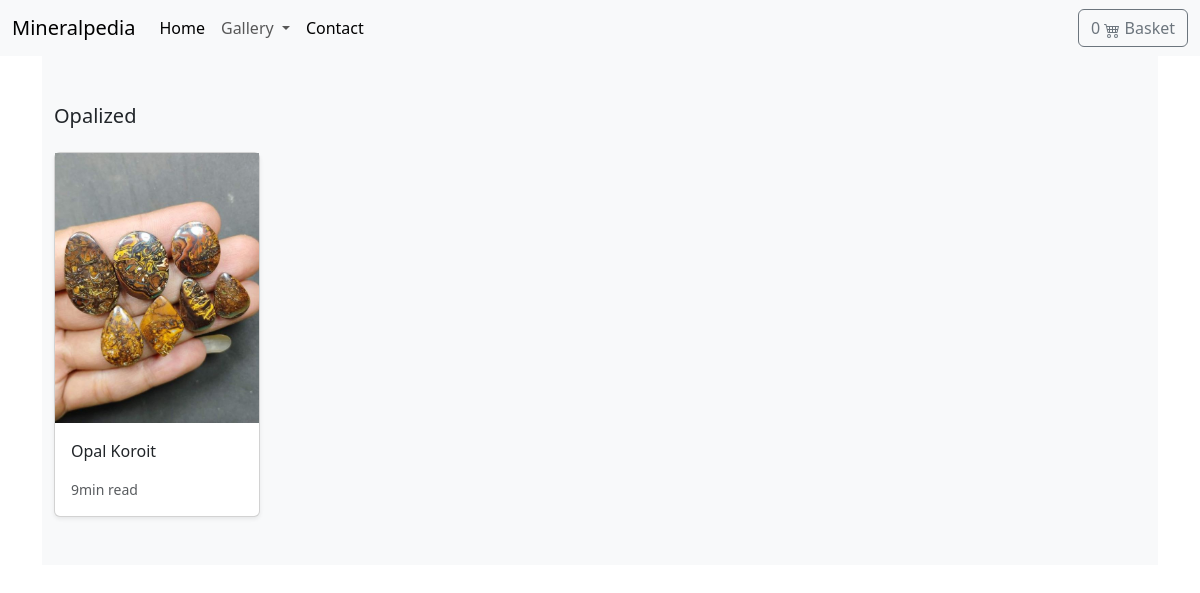
The page /category/opalized/ on the database its author committed.
### store/models.py (models this page shows, shortened)
class Category(models.Model):
    name = models.CharField(max_length=255, db_index=True)
    slug = models.SlugField(max_length=255, unique=True)
    class Meta:
        verbose_name_plural = 'categories'

class Product(models.Model):
    category = models.ForeignKey(
        Category, related_name='product', on_delete=models.CASCADE)
    created_by = models.ForeignKey(
        User, on_delete=models.CASCADE, related_name='product_creator')
    title = models.CharField(max_length=255)
    author = models.CharField(max_length=255, default='admin')
    description = models.TextField(blank=True)
    image = models.ImageField(
        upload_to='images/', default='images/default.png')
    slug = models.SlugField(max_length=255)
    price = models.DecimalField(max_digits=4, decimal_places=2)
    in_stock = models.BooleanField(default=True)
    is_active = models.BooleanField(default=True)
    created = models.DateTimeField(auto_now_add=True)
    updated = models.DateTimeField(auto_now=True)
    objects = models.Manager()
    products = ProductManager()
    class Meta:
        verbose_name_plural = 'Products'
        ordering = ('-created',)
    def get_absolute_url(self):
        return reverse('store:product_detail', kwargs={'slug': self.slug})

### store/views.py (the view)
def category_list(request, category_slug):
    category = get_object_or_404(Category, slug=category_slug)
    products = Product.objects.filter(category=category)
    return render(request, 'store/products/category.html', {'category': category, 'products': products})

### basket/basket.py (called while the page is built)
    def __len__(self):
        return sum(item['qty'] for item in self.basket.values())

### basket/context_processors.py (called while the page is built)
def basket(request):
    return {'basket': Basket(request)}

### store/context_processors.py (called while the page is built)
def categories(request):
    return {
        'categories': Category.objects.all()
    }

### templates/store/products/category.html (shortened to what this page needs)
{% extends 'store/base.html' %}
{% load static %}
{% block contents %}
<main>
    <div class="album py-5 bg-light">
      <div class="container">
        <div class="pb-3 h5">{{category.name|title}}</div>
        <div class="row row-cols-1 row-cols-sm-2 row-cols-md-5 g-3">
          {% for product in products %}
          <div class="col">
            <div class="card shadow-sm">
            <img class="img-fluid" alt="Responsive image" src="{{ product.image.url }}">
              <div class="card-body">
                <p class="card-text">
                  <a class="text-dark text-decoration-none" href="{{ product.get_absolute_url }}">{{ product.title }}</a>
                </p>
                <div class="d-flex justify-content-between align-items-center">
                  <small class="text-muted">9min read</small>
                </div>
              </div>
            </div>
          </div>
          {% endfor %}
        </div>
      </div>
    </div>
</main>
{% endblock contents %}

### rows shown on the page
Category: name "Opalized"
Product: image (picture), title "Opal Koroit"
